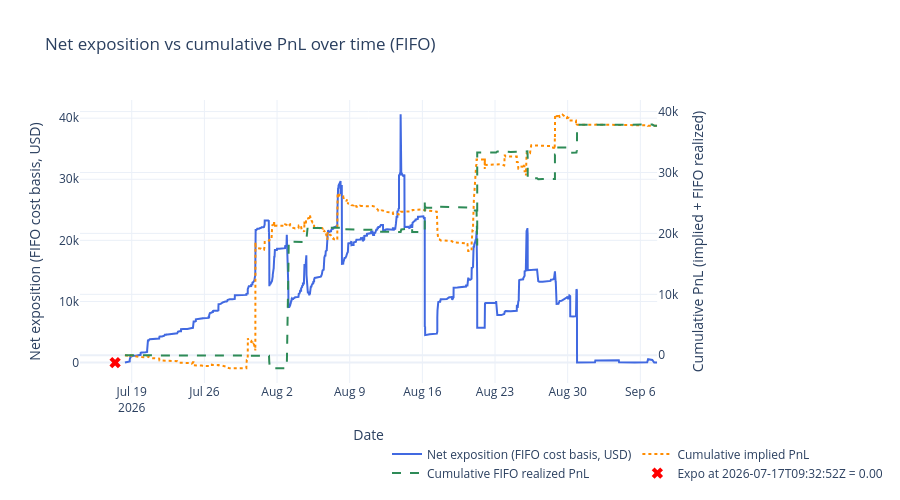

The cell this chart's notebook holds for it:
### Code cell
# # Net exposition over time using FIFO cost basis, with resolution resets at lastTradeAt

# # Optional: filter to specific contracts for investigation
# # Set to None to compute over all contracts (default).
# # Examples:
CONTRACT_FILTER = None # {'0xd86a816093fcd0a0e1ca440bc5ce199bd3c5a8d6139e044b076958164f8c5423'} 
# FAST_DELAY_S = 300
TARGET_TS = "2026-07-17T09:32:52Z"

# Load summaries for resolution proxy
with open(BACKTEST_DIR / "summaries.json") as f:
    _summaries = pd.DataFrame(json.load(f))
_summaries['lastTradeAt'] = pd.to_datetime(_summaries['lastTradeAt'], format='mixed', utc=True)
_resolved_at = dict(zip(_summaries['conditionId'], _summaries['lastTradeAt']))

# Derive settlement price per (condition_id, token_id) from implied_pnl
# A single condition can have Yes/No tokens with opposite settlements (0 vs 1)
_settlement = {}
for (_cid, _tid), _fg in wallet_all.groupby(['condition_id', 'token_id']):
    _r = _fg.iloc[0]
    _s = _r['implied_pnl'] / _r['fill_quantity'] + _r['order_price'] if _r['order_side'] == 'BUY' else _r['order_price'] - _r['implied_pnl'] / _r['fill_quantity']
    _settlement[(_cid, _tid)] = round(_s)

# Per-contract FIFO exposure at each fill timestamp
expo_parts = []
for cid, grp in wallet_all.sort_values('dt').groupby('condition_id'):
    if CONTRACT_FILTER is not None and cid not in CONTRACT_FILTER:
        continue
    grp = grp.sort_values('dt')
    long_q = []
    short_q = []
    realized_pnl = 0.0
    buy_vol_acc = 0.0
    sell_vol_acc = 0.0
    rows = []
    for _, row in grp.iterrows():
        qty = row['fill_quantity']
        price = row['order_price']
        if row['order_side'] == 'BUY':
            buy_vol_acc += qty * price
            remaining = qty
            while remaining > 0 and short_q:
                avail, p, _tid_sq = short_q[0]
                match = min(remaining, avail)
                realized_pnl += match * (p - price)
                remaining -= match
                if match == avail:
                    short_q.pop(0)
                else:
                    short_q[0] = (avail - match, p, _tid_sq)
            if remaining > 0:
                long_q.append((remaining, price, row['token_id']))
        else:
            sell_vol_acc += qty * price
            remaining = qty
            while remaining > 0 and long_q:
                avail, p, _tid_lq = long_q[0]
                match = min(remaining, avail)
                realized_pnl += match * (price - p)
                remaining -= match
                if match == avail:
                    long_q.pop(0)
                else:
                    long_q[0] = (avail - match, p, _tid_lq)
            if remaining > 0:
                short_q.append((remaining, price, row['token_id']))

        exposure = sum(q * p for q, p, _ in long_q) + sum(q * p for q, p, _ in short_q)
        if exposure < 0:
            exposure = 0.0
        if cid in _resolved_at and row['dt'] >= _resolved_at[cid]:
            exposure = 0.0
        rows.append({'condition_id': cid, 'dt': row['dt'], 'exposition': exposure, 'cum_realized_pnl': realized_pnl})

    expo_parts.append(pd.DataFrame(rows))

    # Settle remaining position at resolution and reset exposition to 0
    if cid in _resolved_at:
        for q, p, tid in long_q:
            realized_pnl += q * (_settlement.get((cid, tid), 0.0) - p)
        for q, p, tid in short_q:
            realized_pnl += q * (p - _settlement.get((cid, tid), 0.0))
        expo_parts.append(pd.DataFrame([{'condition_id': cid, 'dt': _resolved_at[cid], 'exposition': 0.0, 'cum_realized_pnl': realized_pnl}]))

expo_all = pd.concat(expo_parts, ignore_index=True) if expo_parts else pd.DataFrame(
    columns=['condition_id', 'dt', 'exposition']
)

# Per-contract validation breakdown
if not expo_all.empty:
    _last_per_cid = expo_all.groupby('condition_id')['exposition'].last().reset_index()
    _last_per_cid.columns = ['condition_id', 'exposition']
    _active = _last_per_cid[_last_per_cid['exposition'] > 0].sort_values('exposition', ascending=False)
    print(f"=== Per-contract exposition breakdown{" (filtered)" if CONTRACT_FILTER is not None else ""} ===")
    print(_active.to_string(index=False))
    print(f"\nContracts with exposition > 0: {len(_active)}")
    print(f"Sum of per-contract exposition: {_active['exposition'].sum():.2f}")

# Aggregate across all contracts at each timestamp
# Forward-fill each contract's exposition then sum across contracts
# Each contract's exposition persists until its next fill or resolution
_expo_sorted = expo_all.sort_values(['condition_id', 'dt'])
_expo_sorted['_delta'] = _expo_sorted.groupby('condition_id')['exposition'].diff()
_first_idx = _expo_sorted.groupby('condition_id').head(1).index
_expo_sorted.loc[_first_idx, '_delta'] = _expo_sorted.loc[_first_idx, 'exposition']
ts = _expo_sorted.groupby('dt', as_index=False)['_delta'].sum().sort_values('dt')
ts['exposition'] = ts['_delta'].cumsum()
ts = ts.drop(columns=['_delta'])

# Aggregate FIFO realized PnL across contracts (same diff/cumsum pattern)
_expo_sorted['_rpnl_delta'] = _expo_sorted.groupby('condition_id')['cum_realized_pnl'].diff()
_expo_sorted.loc[_first_idx, '_rpnl_delta'] = _expo_sorted.loc[_first_idx, 'cum_realized_pnl']
_rpnl_ts = _expo_sorted.groupby('dt', as_index=False)['_rpnl_delta'].sum().sort_values('dt')
_rpnl_ts['cum_realized_pnl'] = _rpnl_ts['_rpnl_delta'].cumsum()
_rpnl_ts = _rpnl_ts.drop(columns=['_rpnl_delta'])
ts = ts.merge(_rpnl_ts[['dt', 'cum_realized_pnl']], on='dt', how='outer').sort_values('dt')
ts['exposition'] = ts['exposition'].ffill().fillna(0.0)
ts['cum_realized_pnl'] = ts['cum_realized_pnl'].ffill().fillna(0.0)

if not ts.empty:
    print(f"Aggregate exposition (from ts sum): {ts['exposition'].iloc[-1]:.2f}")
    print(f"Aggregate FIFO realized PnL: {ts['cum_realized_pnl'].iloc[-1]:.2f}")

# Cumulative PnL on secondary axis for comparison
_pnl_df = wallet_all if CONTRACT_FILTER is None else wallet_all[wallet_all['condition_id'].isin(CONTRACT_FILTER)]
pnl_ts = _pnl_df.groupby('dt', as_index=False)['implied_pnl'].sum().sort_values('dt')
pnl_ts['cum_pnl'] = pnl_ts['implied_pnl'].cumsum()

# Cumulative PnL for fills with <= 10 min delay
# _fast_pnl_df = _pnl_df[_pnl_df['delay_s'] <= FAST_DELAY_S]
# fast_pnl_ts = _fast_pnl_df.groupby('dt', as_index=False)['implied_pnl'].sum().sort_values('dt')
# fast_pnl_ts['cum_pnl_fast'] = fast_pnl_ts['implied_pnl'].cumsum()

# Compute exact snapshot exposure at TARGET_TS for marker overlay
cutoff = pd.Timestamp(TARGET_TS, tz='UTC')
snap_df = wallet_all[wallet_all['dt'] <= cutoff].copy()
expo_parts_snap = []
for cid, grp in snap_df.sort_values('dt').groupby('condition_id'):
    if CONTRACT_FILTER is not None and cid not in CONTRACT_FILTER:
        continue
    if cid in _resolved_at and _resolved_at[cid] <= cutoff:
        continue
    long_q = []
    short_q = []
    realized_pnl = 0.0
    buy_vol = 0.0
    sell_vol = 0.0
    for _, row in grp.iterrows():
        qty = row['fill_quantity']
        price = row['order_price']
        if row['order_side'] == 'BUY':
            buy_vol += qty * price
            remaining = qty
            while remaining > 0 and short_q:
                avail, p, _tid_sq = short_q[0]
                match = min(remaining, avail)
                realized_pnl += match * (price - p)
                remaining -= match
                if match == avail:
                    short_q.pop(0)
                else:
                    short_q[0] = (avail - match, p, _tid_sq)
            if remaining > 0:
                long_q.append((remaining, price, row['token_id']))
        else:
            sell_vol += qty * price
            remaining = qty
            while remaining > 0 and long_q:
                avail, p, _tid_lq = long_q[0]
                match = min(remaining, avail)
                realized_pnl += match * (p - price)
                remaining -= match
                if match == avail:
                    long_q.pop(0)
                else:
                    long_q[0] = (avail - match, p, _tid_lq)
            if remaining > 0:
                short_q.append((remaining, price, row['token_id']))
    exposure = sum(q * p for q, p, _ in long_q) + sum(q * p for q, p, _ in short_q)
    if exposure < 0:
        exposure = 0.0
    expo_parts_snap.append(exposure)
snap = sum(expo_parts_snap)
ts = pd.concat([ts, pd.DataFrame([{'dt': cutoff, 'exposition': snap}])], ignore_index=True).sort_values('dt').drop_duplicates('dt')
ts['cum_realized_pnl'] = ts['cum_realized_pnl'].ffill().fillna(0.0)

# Clip to the fills period (extend end to include resolution timestamps)
fill_start = wallet_all['dt'].min()
fill_end = max(wallet_all['dt'].max(), max(_resolved_at.values()))
ts = ts[(ts['dt'] >= fill_start) & (ts['dt'] <= fill_end)]
pnl_ts = pnl_ts[(pnl_ts['dt'] >= fill_start) & (pnl_ts['dt'] <= fill_end)]
# fast_pnl_ts = fast_pnl_ts[(fast_pnl_ts['dt'] >= fill_start) & (fast_pnl_ts['dt'] <= fill_end)]

fig_ntl = make_subplots(specs=[[{'secondary_y': True}]])

fig_ntl.add_trace(go.Scatter(
    x=ts['dt'], y=ts['exposition'],
    mode='lines', name='Net exposition (FIFO cost basis, USD)',
    line=dict(color='royalblue', width=2),
), secondary_y=False)

fig_ntl.add_trace(go.Scatter(
    x=pnl_ts['dt'], y=pnl_ts['cum_pnl'],
    mode='lines', name='Cumulative implied PnL',
    line=dict(color='darkorange', width=2, dash='dot'),
), secondary_y=True)

fig_ntl.add_trace(go.Scatter(
    x=ts['dt'], y=ts['cum_realized_pnl'],
    mode='lines', name='Cumulative FIFO realized PnL',
    line=dict(color='seagreen', width=2, dash='dash'),
), secondary_y=True)

# fig_ntl.add_trace(go.Scatter(
#     x=fast_pnl_ts['dt'], y=fast_pnl_ts['cum_pnl_fast'],
#     mode='lines', name=f'Cumulative PnL (delay <= {FAST_DELAY_S // 60}m)',
#     line=dict(color='mediumpurple', width=2, dash='dashdot'),
# ), secondary_y=True)

fig_ntl.add_trace(go.Scatter(
    x=[cutoff], y=[snap],
    mode='markers', name=f'Expo at {TARGET_TS} = {snap:.2f}',
    marker=dict(color='red', size=10, symbol='x'),
), secondary_y=False)

fig_ntl.update_layout(
    title='Net exposition vs cumulative PnL over time (FIFO)',
    template='plotly_white', height=500,
    legend=dict(x=0.5, y=-0.2, orientation='h'),
)
fig_ntl.update_xaxes(title='Date')
fig_ntl.update_yaxes(title='Net exposition (FIFO cost basis, USD)', secondary_y=False)
fig_ntl.update_yaxes(title='Cumulative PnL (implied + FIFO realized)', secondary_y=True)
fig_ntl.show()

### Figure 1 — Plotly figure (JSON) as saved in the notebook; plotly's stock layout.template omitted (floating-point values rounded to 4 significant figures; data arrays with more than 128 entries replaced by an {"elided": "..."} marker saying what was removed)
{"data": [{"line": {"color": "royalblue", "width": 2}, "mode": "lines", "name": "Net exposition (FIFO cost basis, USD)", "type": "scatter", "x": {"elided": "3088 str values"}, "xaxis": "x", "y": {"elided": "3088 float values"}, "yaxis": "y"}, {"line": {"color": "darkorange", "dash": "dot", "width": 2}, "mode": "lines", "name": "Cumulative implied PnL", "type": "scatter", "x": {"elided": "2985 str values"}, "xaxis": "x", "y": {"elided": "2985 float values"}, "yaxis": "y2"}, {"line": {"color": "seagreen", "dash": "dash", "width": 2}, "mode": "lines", "name": "Cumulative FIFO realized PnL", "type": "scatter", "x": {"elided": "3088 str values"}, "xaxis": "x", "y": {"elided": "3088 float values"}, "yaxis": "y2"}, {"marker": {"color": "red", "size": 10, "symbol": "x"}, "mode": "markers", "name": "Expo at 2026-07-17T09:32:52Z = 0.00", "type": "scatter", "x": ["2026-07-17T09:32:52+00:00"], "xaxis": "x", "y": [0], "yaxis": "y"}], "layout": {"height": 500, "legend": {"orientation": "h", "x": 0.5, "y": -0.2}, "title": {"text": "Net exposition vs cumulative PnL over time (FIFO)"}, "xaxis": {"anchor": "y", "domain": [0, 0.94], "title": {"text": "Date"}}, "yaxis": {"anchor": "x", "domain": [0, 1], "title": {"text": "Net exposition (FIFO cost basis, USD)"}}, "yaxis2": {"anchor": "x", "overlaying": "y", "side": "right", "title": {"text": "Cumulative PnL (implied + FIFO realized)"}}}}
